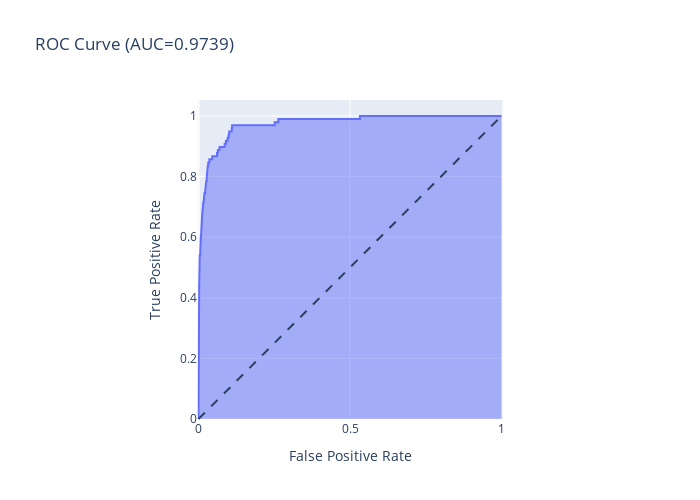

The notebook cell this image was saved under:
### Code cell
plotly_roc(y_test, y_test_prob)

### Figure 1 — Plotly figure (JSON) as saved in the notebook; plotly's stock layout.template omitted (floating-point values rounded to 4 significant figures; data arrays with more than 128 entries replaced by an {"elided": "..."} marker saying what was removed)
{"data": [{"customdata": {"elided": "1062x1 float values"}, "hovertemplate": "False Positive Rate=%{x}<br>True Positive Rate=%{y}<br>Threshold=%{customdata[0]}<extra></extra>", "legendgroup": "", "line": {"color": "#636efa"}, "marker": {"symbol": "circle"}, "mode": "lines", "name": "", "orientation": "v", "showlegend": false, "stackgroup": "1", "type": "scatter", "x": {"elided": "1062 float values"}, "xaxis": "x", "y": {"elided": "1062 float values"}, "yaxis": "y"}], "layout": {"height": 500, "legend": {"tracegroupgap": 0}, "shapes": [{"line": {"dash": "dash"}, "type": "line", "x0": 0, "x1": 1, "y0": 0, "y1": 1}], "title": {"text": "ROC Curve (AUC=0.9739)"}, "width": 700, "xaxis": {"anchor": "y", "constrain": "domain", "domain": [0, 1], "title": {"text": "False Positive Rate"}}, "yaxis": {"anchor": "x", "domain": [0, 1], "scaleanchor": "x", "scaleratio": 1, "title": {"text": "True Positive Rate"}}}}
